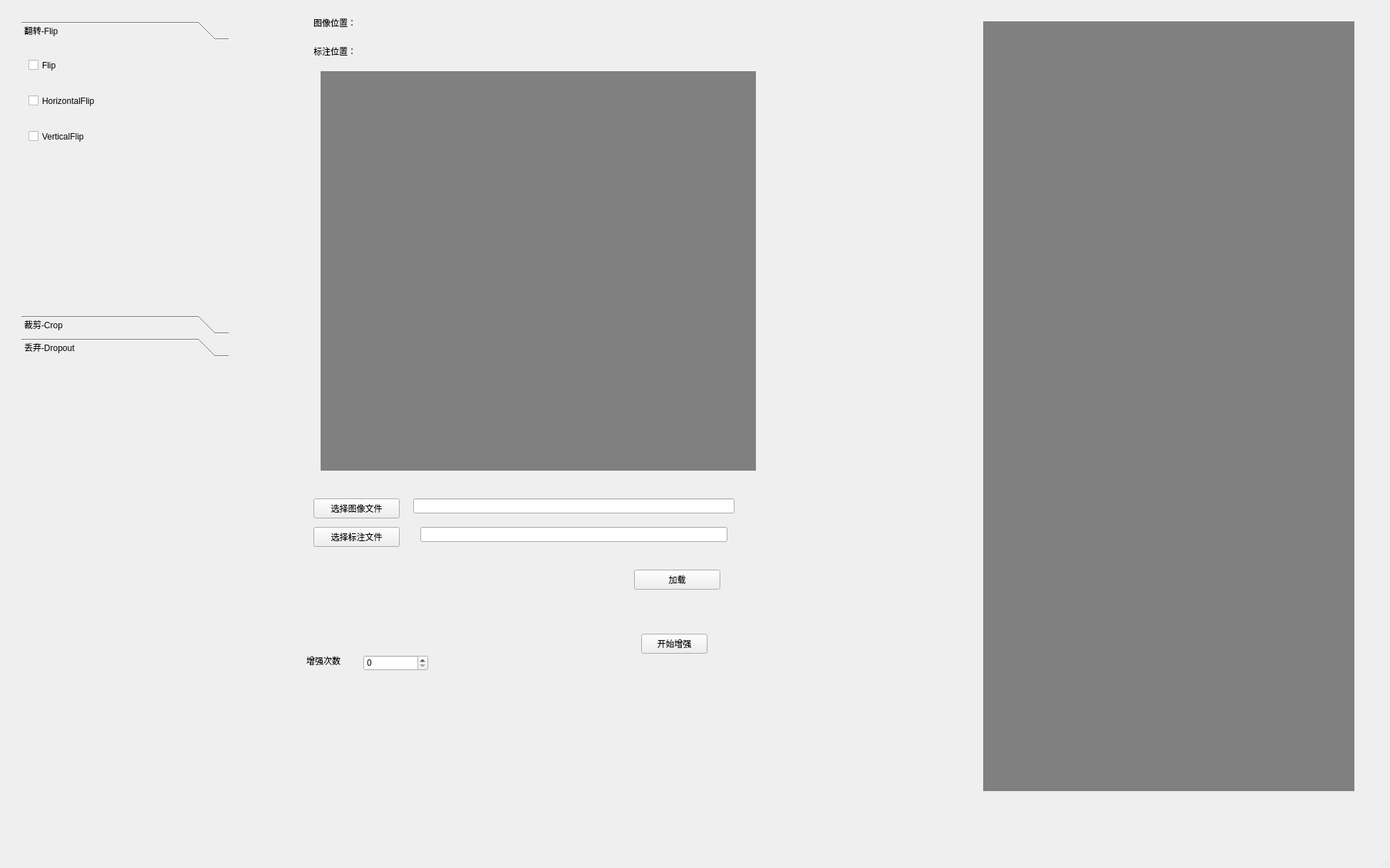
<?xml version="1.0" encoding="UTF-8"?>
<ui version="4.0">
 <class>MainWindow</class>
 <widget class="QMainWindow" name="MainWindow">
  <property name="geometry">
   <rect>
    <x>0</x>
    <y>0</y>
    <width>1951</width>
    <height>1219</height>
   </rect>
  </property>
  <property name="windowTitle">
   <string>MainWindow</string>
  </property>
  <widget class="QWidget" name="centralwidget">
   <widget class="QWidget" name="raw_img_area" native="true">
    <property name="geometry">
     <rect>
      <x>450</x>
      <y>100</y>
      <width>611</width>
      <height>561</height>
     </rect>
    </property>
    <property name="styleSheet">
     <string notr="true">background: gray</string>
    </property>
   </widget>
   <widget class="QLabel" name="lbl_img_path">
    <property name="geometry">
     <rect>
      <x>440</x>
      <y>10</y>
      <width>75</width>
      <height>44</height>
     </rect>
    </property>
    <property name="text">
     <string>图像位置：</string>
    </property>
   </widget>
   <widget class="QLabel" name="label_2">
    <property name="geometry">
     <rect>
      <x>430</x>
      <y>920</y>
      <width>72</width>
      <height>15</height>
     </rect>
    </property>
    <property name="text">
     <string>增强次数</string>
    </property>
   </widget>
   <widget class="QSpinBox" name="spn_aug_cnt">
    <property name="geometry">
     <rect>
      <x>510</x>
      <y>920</y>
      <width>91</width>
      <height>22</height>
     </rect>
    </property>
   </widget>
   <widget class="QPushButton" name="btn_open_img">
    <property name="geometry">
     <rect>
      <x>440</x>
      <y>700</y>
      <width>121</width>
      <height>28</height>
     </rect>
    </property>
    <property name="text">
     <string>选择图像文件</string>
    </property>
   </widget>
   <widget class="QPushButton" name="btn_start_aug">
    <property name="geometry">
     <rect>
      <x>900</x>
      <y>890</y>
      <width>93</width>
      <height>28</height>
     </rect>
    </property>
    <property name="text">
     <string>开始增强</string>
    </property>
   </widget>
   <widget class="QToolBox" name="toolBox">
    <property name="geometry">
     <rect>
      <x>30</x>
      <y>30</y>
      <width>291</width>
      <height>471</height>
     </rect>
    </property>
    <property name="currentIndex">
     <number>0</number>
    </property>
    <widget class="QWidget" name="page_flip">
     <property name="geometry">
      <rect>
       <x>0</x>
       <y>0</y>
       <width>291</width>
       <height>381</height>
      </rect>
     </property>
     <attribute name="label">
      <string>翻转-Flip</string>
     </attribute>
     <widget class="QCheckBox" name="checkBox">
      <property name="geometry">
       <rect>
        <x>10</x>
        <y>20</y>
        <width>71</width>
        <height>19</height>
       </rect>
      </property>
      <property name="text">
       <string>Flip</string>
      </property>
     </widget>
     <widget class="QCheckBox" name="checkBox_2">
      <property name="geometry">
       <rect>
        <x>10</x>
        <y>70</y>
        <width>191</width>
        <height>19</height>
       </rect>
      </property>
      <property name="text">
       <string>HorizontalFlip</string>
      </property>
     </widget>
     <widget class="QCheckBox" name="checkBox_3">
      <property name="geometry">
       <rect>
        <x>10</x>
        <y>120</y>
        <width>191</width>
        <height>19</height>
       </rect>
      </property>
      <property name="text">
       <string>VerticalFlip</string>
      </property>
     </widget>
    </widget>
    <widget class="QWidget" name="page_crop">
     <property name="geometry">
      <rect>
       <x>0</x>
       <y>0</y>
       <width>291</width>
       <height>381</height>
      </rect>
     </property>
     <attribute name="label">
      <string>裁剪-Crop</string>
     </attribute>
    </widget>
    <widget class="QWidget" name="page_dropout">
     <property name="geometry">
      <rect>
       <x>0</x>
       <y>0</y>
       <width>291</width>
       <height>381</height>
      </rect>
     </property>
     <attribute name="label">
      <string>丢弃-Dropout</string>
     </attribute>
    </widget>
   </widget>
   <widget class="QWidget" name="aug_img_area" native="true">
    <property name="geometry">
     <rect>
      <x>1380</x>
      <y>30</y>
      <width>521</width>
      <height>1081</height>
     </rect>
    </property>
    <property name="styleSheet">
     <string notr="true">background: gray</string>
    </property>
   </widget>
   <widget class="QLabel" name="lbl_img_path_2">
    <property name="geometry">
     <rect>
      <x>440</x>
      <y>50</y>
      <width>75</width>
      <height>44</height>
     </rect>
    </property>
    <property name="text">
     <string>标注位置：</string>
    </property>
   </widget>
   <widget class="QPushButton" name="btn_open_ann">
    <property name="geometry">
     <rect>
      <x>440</x>
      <y>740</y>
      <width>121</width>
      <height>28</height>
     </rect>
    </property>
    <property name="text">
     <string>选择标注文件</string>
    </property>
   </widget>
   <widget class="QLineEdit" name="le_img_path">
    <property name="geometry">
     <rect>
      <x>580</x>
      <y>700</y>
      <width>451</width>
      <height>21</height>
     </rect>
    </property>
   </widget>
   <widget class="QLineEdit" name="le_ann_path">
    <property name="geometry">
     <rect>
      <x>590</x>
      <y>740</y>
      <width>431</width>
      <height>21</height>
     </rect>
    </property>
   </widget>
   <widget class="QPushButton" name="btn_load">
    <property name="geometry">
     <rect>
      <x>890</x>
      <y>800</y>
      <width>121</width>
      <height>28</height>
     </rect>
    </property>
    <property name="text">
     <string>加载</string>
    </property>
   </widget>
  </widget>
  <widget class="QMenuBar" name="menubar">
   <property name="geometry">
    <rect>
     <x>0</x>
     <y>0</y>
     <width>1951</width>
     <height>26</height>
    </rect>
   </property>
  </widget>
  <widget class="QStatusBar" name="statusbar"/>
 </widget>
 <resources/>
 <connections/>
</ui>
